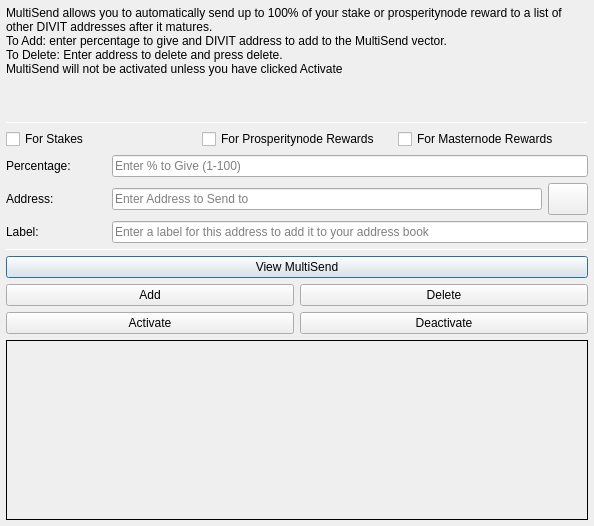
<?xml version="1.0" encoding="UTF-8"?>
<ui version="4.0">
 <class>MultiSendDialog</class>
 <widget class="QDialog" name="MultiSendDialog">
  <property name="windowModality">
   <enum>Qt::NonModal</enum>
  </property>
  <property name="geometry">
   <rect>
    <x>0</x>
    <y>0</y>
    <width>594</width>
    <height>526</height>
   </rect>
  </property>
  <property name="windowTitle">
   <string>MultiSend</string>
  </property>
  <layout class="QVBoxLayout" name="verticalLayout" stretch="0">
   <property name="leftMargin">
    <number>6</number>
   </property>
   <property name="topMargin">
    <number>6</number>
   </property>
   <property name="rightMargin">
    <number>6</number>
   </property>
   <property name="bottomMargin">
    <number>6</number>
   </property>
   <item>
    <layout class="QVBoxLayout" name="verticalLayout_Main" stretch="1,1,1,0,1,1,1">
     <item>
      <widget class="QLabel" name="label_2">
       <property name="lineWidth">
        <number>1</number>
       </property>
       <property name="text">
        <string>MultiSend allows you to automatically send up to 100% of your stake or prosperitynode reward to a list of other DIVIT addresses after it matures.
To Add: enter percentage to give and DIVIT address to add to the MultiSend vector.
To Delete: Enter address to delete and press delete.
MultiSend will not be activated unless you have clicked Activate</string>
       </property>
       <property name="alignment">
        <set>Qt::AlignLeading|Qt::AlignLeft|Qt::AlignTop</set>
       </property>
       <property name="wordWrap">
        <bool>true</bool>
       </property>
      </widget>
     </item>
     <item>
      <widget class="Line" name="line">
       <property name="minimumSize">
        <size>
         <width>0</width>
         <height>1</height>
        </size>
       </property>
       <property name="maximumSize">
        <size>
         <width>16777215</width>
         <height>1</height>
        </size>
       </property>
       <property name="orientation">
        <enum>Qt::Horizontal</enum>
       </property>
      </widget>
     </item>
     <item>
      <layout class="QVBoxLayout" name="verticalLayout_Settings">
       <item>
        <layout class="QHBoxLayout" name="horizontalLayout">
         <item>
          <widget class="QCheckBox" name="multiSendStakeCheckBox">
           <property name="text">
            <string>For Stakes</string>
           </property>
          </widget>
         </item>
         <item>
          <widget class="QCheckBox" name="multiSendProsperitynodeCheckBox">
           <property name="text">
            <string>For Prosperitynode Rewards</string>
           </property>
          </widget>
         </item>
         <item>
          <widget class="QCheckBox" name="multiSendMasternodeCheckBox">
           <property name="text">
            <string>For Masternode Rewards</string>
           </property>
          </widget>
         </item>
        </layout>
       </item>
       <item>
        <layout class="QHBoxLayout" name="horizontalLayout_6">
         <item>
          <widget class="QLabel" name="label">
           <property name="minimumSize">
            <size>
             <width>100</width>
             <height>0</height>
            </size>
           </property>
           <property name="toolTip">
            <string>Percentage of stake to send</string>
           </property>
           <property name="text">
            <string>Percentage:</string>
           </property>
          </widget>
         </item>
         <item>
          <widget class="QLineEdit" name="multiSendPercentEdit">
           <property name="toolTip">
            <string>Enter whole numbers 1 - 100</string>
           </property>
           <property name="placeholderText">
            <string>Enter % to Give (1-100)</string>
           </property>
          </widget>
         </item>
        </layout>
       </item>
       <item>
        <layout class="QHBoxLayout" name="horizontalLayout_7">
         <item>
          <widget class="QLabel" name="label_5">
           <property name="minimumSize">
            <size>
             <width>100</width>
             <height>0</height>
            </size>
           </property>
           <property name="toolTip">
            <string>Address to send portion of stake to</string>
           </property>
           <property name="text">
            <string>Address:</string>
           </property>
          </widget>
         </item>
         <item>
          <widget class="QLineEdit" name="multiSendAddressEdit">
           <property name="toolTip">
            <string/>
           </property>
           <property name="placeholderText">
            <string>Enter Address to Send to</string>
           </property>
          </widget>
         </item>
         <item>
          <widget class="QPushButton" name="addressBookButton">
           <property name="maximumSize">
            <size>
             <width>16777215</width>
             <height>32</height>
            </size>
           </property>
           <property name="toolTip">
            <string>Choose an address from the address book</string>
           </property>
           <property name="text">
            <string/>
           </property>
           <property name="icon">
            <iconset resource="../Divitae.qrc">
             <normaloff>:/icons/address-book</normaloff>:/icons/address-book</iconset>
           </property>
           <property name="shortcut">
            <string>Alt+A</string>
           </property>
           <property name="autoDefault">
            <bool>false</bool>
           </property>
          </widget>
         </item>
        </layout>
       </item>
      </layout>
     </item>
     <item>
      <layout class="QHBoxLayout" name="horizontalLayout_3">
       <item>
        <widget class="QLabel" name="label_3">
         <property name="minimumSize">
          <size>
           <width>100</width>
           <height>0</height>
          </size>
         </property>
         <property name="text">
          <string>Label:</string>
         </property>
        </widget>
       </item>
       <item>
        <widget class="QLineEdit" name="labelAddressLabelEdit">
         <property name="placeholderText">
          <string>Enter a label for this address to add it to your address book</string>
         </property>
        </widget>
       </item>
      </layout>
     </item>
     <item>
      <widget class="Line" name="line_2">
       <property name="minimumSize">
        <size>
         <width>0</width>
         <height>1</height>
        </size>
       </property>
       <property name="maximumSize">
        <size>
         <width>16777215</width>
         <height>1</height>
        </size>
       </property>
       <property name="orientation">
        <enum>Qt::Horizontal</enum>
       </property>
      </widget>
     </item>
     <item>
      <layout class="QVBoxLayout" name="verticalLayout_Buttons">
       <item>
        <layout class="QHBoxLayout" name="horizontalLayout_4">
         <item>
          <widget class="QPushButton" name="viewButton">
           <property name="toolTip">
            <string/>
           </property>
           <property name="statusTip">
            <string>View MultiSend Vector</string>
           </property>
           <property name="text">
            <string>View MultiSend</string>
           </property>
          </widget>
         </item>
        </layout>
       </item>
       <item>
        <layout class="QHBoxLayout" name="horizontalLayout_2">
         <item>
          <widget class="QPushButton" name="addButton">
           <property name="toolTip">
            <string/>
           </property>
           <property name="statusTip">
            <string>Add to MultiSend Vector</string>
           </property>
           <property name="text">
            <string>Add</string>
           </property>
          </widget>
         </item>
         <item>
          <widget class="QPushButton" name="deleteButton">
           <property name="toolTip">
            <string/>
           </property>
           <property name="statusTip">
            <string>Delete Address From MultiSend Vector</string>
           </property>
           <property name="text">
            <string>Delete</string>
           </property>
          </widget>
         </item>
        </layout>
       </item>
       <item>
        <layout class="QHBoxLayout" name="horizontalLayout_5">
         <item>
          <widget class="QPushButton" name="activateButton">
           <property name="statusTip">
            <string>Activate MultiSend</string>
           </property>
           <property name="text">
            <string>Activate</string>
           </property>
          </widget>
         </item>
         <item>
          <widget class="QPushButton" name="disableButton">
           <property name="statusTip">
            <string>Deactivate MultiSend</string>
           </property>
           <property name="text">
            <string>Deactivate</string>
           </property>
          </widget>
         </item>
        </layout>
       </item>
      </layout>
     </item>
     <item>
      <widget class="QLabel" name="message">
       <property name="minimumSize">
        <size>
         <width>0</width>
         <height>180</height>
        </size>
       </property>
       <property name="frameShape">
        <enum>QFrame::Panel</enum>
       </property>
       <property name="frameShadow">
        <enum>QFrame::Plain</enum>
       </property>
       <property name="lineWidth">
        <number>1</number>
       </property>
       <property name="midLineWidth">
        <number>1</number>
       </property>
       <property name="text">
        <string/>
       </property>
       <property name="alignment">
        <set>Qt::AlignLeading|Qt::AlignLeft|Qt::AlignTop</set>
       </property>
       <property name="wordWrap">
        <bool>true</bool>
       </property>
      </widget>
     </item>
    </layout>
   </item>
  </layout>
 </widget>
 <resources>
  <include location="../Divitae.qrc"/>
 </resources>
 <connections/>
</ui>
